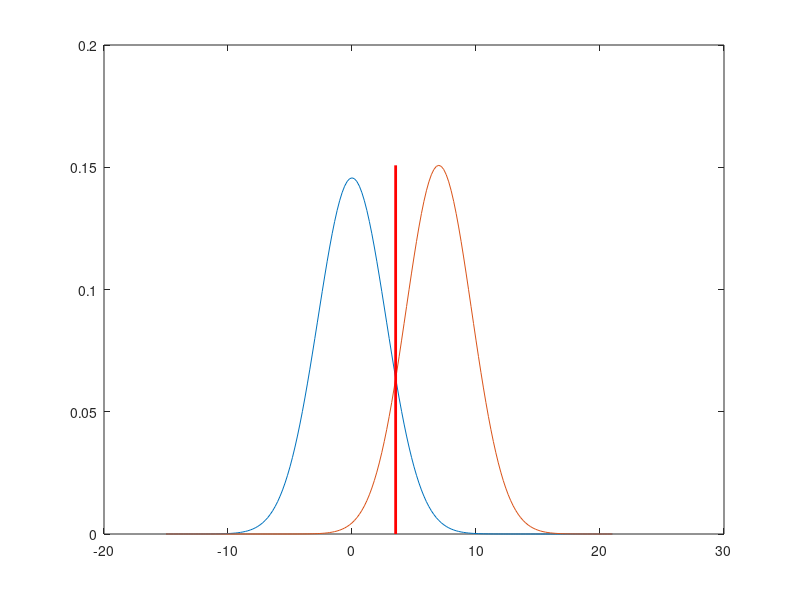

Reproduce this figure in MATLAB. (Note: this script raises an error after producing the figure.)
%% This code is written by Md. Kamrul Hasan. 
%Problem 1.2 (b). To plot the density functions with the decision boundary.
%% Making the Platform and clean the workspace
clc
clear all
close all
%% Taking the Varibales to plot
k1=1/(sqrt(15*pi)); %This variavle is calculated in Report
k2=1/(sqrt(14*pi));%This variavle is calculated in Report
x=-15:0.2:21; %Taking some values of X to see the corresponding Prob. Distribution.
x_1=3.52; %Root of quadratic Eq. when Prior ratio is 1.
x_05=4.24; %Root of quadratic Eq. when Prior ratio is 0.5.
x_4=2.10; %Root of quadratic Eq. when Prior ratio is 4.
%% Implement the density Functions that are given in Home Work
p1=k1*exp((-x.^2)/15);
p2=k2*exp(-(x-7).^2/14);
%% Ploting of the function in single graph with Decision Line
% Ploting for the 1st condition when Prior ratio is 1.
figure (1) 
object=plot(x,p1,x,p2);
hold on
line([x_1 x_1],[0 max(p2)],'LineWidth',2,'Color','red');
object(1).LineWidth = 2;
object(2).LineWidth = 2;
lgd = legend('P(x|w1)','P(x|w2)','Decision Line');
lgd.FontSize = 17;
Title=title('Density function P(x|w1) and P(x|w2) with Decision Region');
Title.FontSize = 17;
xTitle=xlabel('Random Variable, x');
xTitle.FontSize = 17;
yTitle=ylabel('Probability Density Function, P (x|w)');
yTitle.FontSize = 17;
grid on 
%Ploting for thr 2nd Conditions when Prior ratio is 0.5.
figure (2)
object=plot(x,p1,x,p2);
hold on
line([x_05 x_05],[0 max(p2)],'LineWidth',2,'Color','red');
object(1).LineWidth = 2;
object(2).LineWidth = 2;
lgd = legend('P(x|w1)','P(x|w2)','Decision Line');
lgd.FontSize = 17;
Title=title('Density function P(x|w1) and P(x|w2) with Decision Region');
Title.FontSize = 17;
xTitle=xlabel('Random Variable, x');
xTitle.FontSize = 17;
yTitle=ylabel('Probability Density Function, P (x|w)');
yTitle.FontSize = 17;
grid on 
% Ploting for the 3rd Condition when Prior ratio is 4.
figure (3)
object=plot(x,p1,x,p2);
hold on
line([x_4 x_4],[0 max(p2)],'LineWidth',2,'Color','red');
object(1).LineWidth = 2;
object(2).LineWidth = 2;
lgd = legend('P(x|w1)','P(x|w2)','Decision Line');
lgd.FontSize = 17;
Title=title('Density function P(x|w1) and P(x|w2) with Decision Region');
Title.FontSize = 17;
xTitle=xlabel('Random Variable, x');
xTitle.FontSize = 17;
yTitle=ylabel('Probability Density Function, P (x|w)');
yTitle.FontSize = 17;
grid on 
%%                        The END